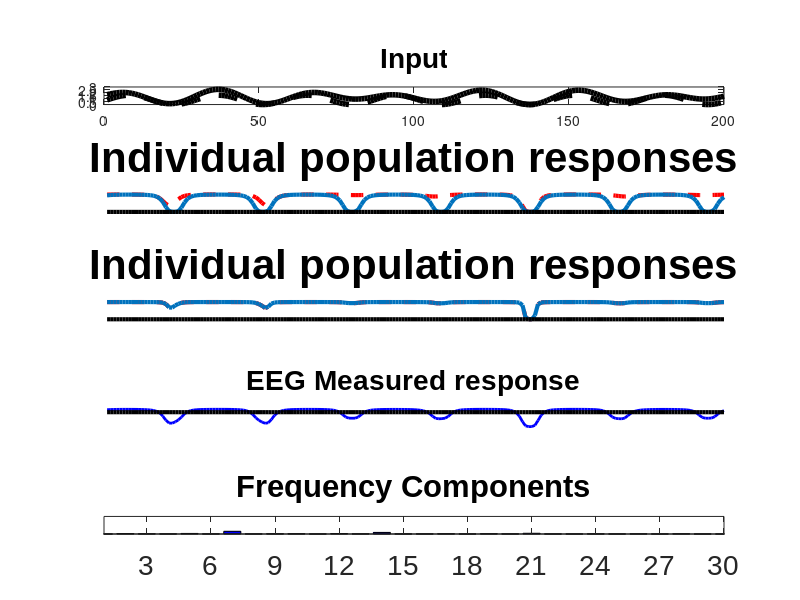
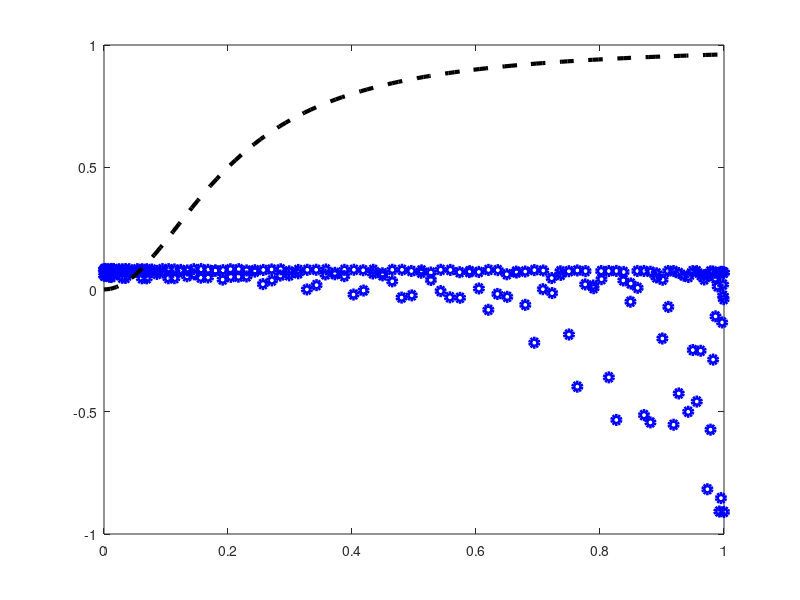
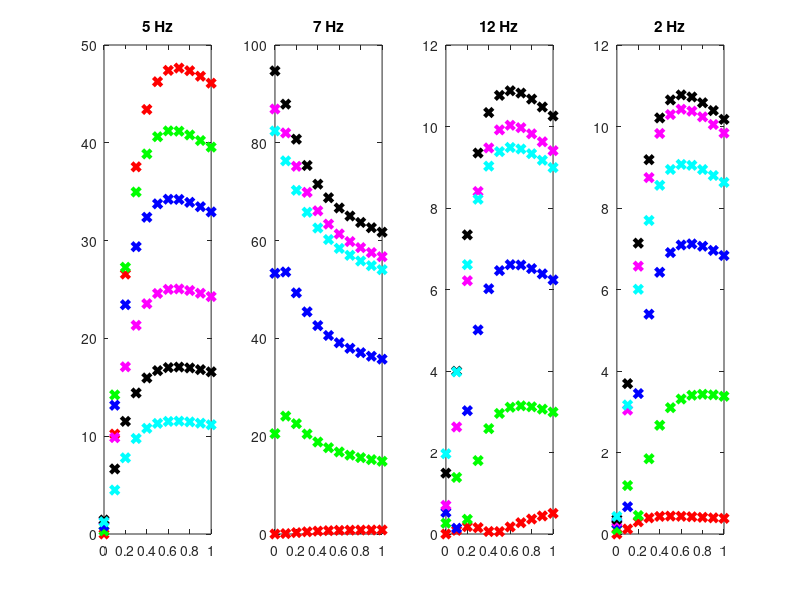
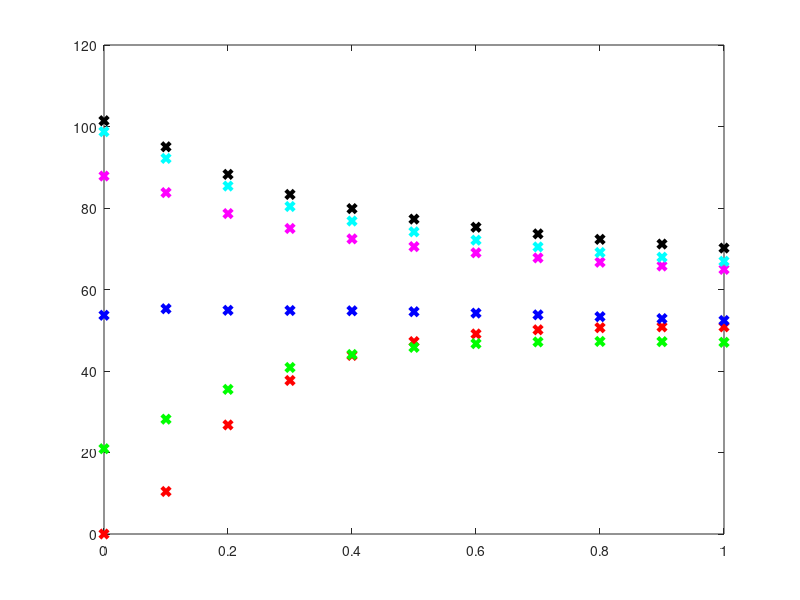

Write the MATLAB code that produced these figures, in order. (Note: this script raises an error after producing the figures.)
%% Simulate response

rMax = {1 1};
c50  = {.2 .2 };
order = {2 2};


base = {0 0};

    
%input{1} = repmat([ones(10,1); -ones(10,1)],10,1);
%input{2} = repmat([-ones(10,1); ones(10,1)],10,1);
c2List = [0 .05 .1 .2 .4 .8];
colList = { 'rx' 'gx' 'bx' 'mx' 'kx' 'cx'};

for i2 = 1:length(c2List);
    for iI = 0:.1:1,
w1 = 5*.33;
w2 = 7*.33;

c2 = c2List(i2);

ph2 = 0;
t = linspace(0,6*pi,200);
t2 = linspace(0,6*pi,200)+2*pi/1;

distalStim = .5*(sin(w1*t+pi/1.4)+1);
%input{1} = iI*distalStim;
input{2} = c2*(sin(w2*t+ph2)+1);
input{1} = iI*distalStim+c2*(sin(w2*t+ph2)+1);

% input{1} = input{1}+input{2};
% input{2} = input{1};


%input{1} = (input{1}).*(sign(input{1})>0);
%input{2} = (input{2}).*(sign(input{2})>0);

sampPerRad = 200/6*pi;
delay = round(sampPerRad*0);

%input{1} = (sin(t)).*sign((sin(t)));
%input{2} = (cos(t2)).*sign((cos(t2)));
%input{2} = (-sin(t2)).*sign((sin(t2)));

%input{1} = (sin(w1*t)).*((sin(w1*t)>0));
%input{2} = (cos(w2*t2)).*((cos(w2*t2)>0));

%  input{1} = real(ftM(4,:))+1
%  input{2} = real(-ftM(4,:))+1;

inputContrast = linspace(0,1,100);

trueContrastResp = rMax{1}*(inputContrast.^order{1}./(inputContrast.^order{1}+c50{1}.^order{1})) + base{1};

for i=1:length(input)
pop{i} = rMax{i}*(input{i}.^order{i}./(input{i}.^order{i}+c50{i}.^order{i})) + base{i};
%pop{i} = rMax{i}*(input{i}.^order{i})+rMax{i}*(input{i}.^order{i}./(input{i}.^order{i}+c50{i}.^order{i})) + base{i};;

%pop{i} = abs(input{i});
end


pop{1} = pop{1};%-mean(pop{1});
pop{2} = pop{2};%-mean(pop{2});

normalPop{1} = pop{1};%-mean(pop{1});%./(pop{2}+1);
normalPop{2} = pop{2};%-mean(pop{2});%./(pop{1}+1);

popDelay{1} = circshift(pop{1},[0 delay])
popDelay{2} = circshift(pop{2},[0 delay])


% rMax = { 1 1};
% % c50  = c50;%{ 2 2};
% c50  = {.5 .5};
 wgt  = { .707  .707};


for i=1:length(input)
pop2{i} = rMax{i}*(popDelay{i}.^2./(popDelay{i}.^2+c50{i}.^2));
end

for i=1:1,
%pop1Combo{i} = popDelay{1}+popDelay{2};
pop1Combo{i} = wgt{1}*pop{1}+wgt{2}*pop{2};

pop2Combo{i} = rMax{i}*(pop1Combo{i}.^2./(pop1Combo{i}.^2+c50{i}.^2));

end

% normalPop2{1} = pop2{1};%-mean(pop2{1});%./(pop2{2}+1);
% normalPop2{2} = pop2{2};%-mean(pop2{2});%./(pop2{1}+1);
% 
 normalPop2{1} = pop2Combo{1};%-mean(pop2{1});%./(pop2{2}+1);
 normalPop2{2} = pop2Combo{1};%-mean(pop2{2});%./(pop2{1}+1);

% 
% normalPop2{1} = popDelay{1};%-mean(pop2{1});%./(pop2{2}+1);
% normalPop2{2} = popDelay{2};%-mean(pop2{2});%./(pop2{1}+1);


popDiff = normalPop{1}-normalPop{2};


popDiff = rMax{i}*(popDiff.^2./(popDiff.^2+c50{i}.^2));

%normalPopDiff{1} = popDiff./(popDiff+1);


resp1 = [normalPop{1}+normalPop{2}];
resp2 = [normalPop2{1}+normalPop2{2}];

% resp1 = resp1./max(resp1);
% resp2 = resp2./max(resp2);
resp1 = [popDelay{1}+popDelay{2}];

%resp = resp1 - mean(resp);

% resp1 = resp1 - mean(resp1);
% resp2 = resp2 - mean(resp2);
%  
 resp = 1*resp1+0*resp2;

%resp = resp - mean(resp);

resp1 = resp1 - mean(resp1);
resp2 = resp2 - mean(resp2);



figure(17)
clf

nRows = 5;

subplot(nRows,1,1)
plot(input{1},'k','linewidth',4)
hold on
plot(input{2},'--k','linewidth',4)

title('Input','fontsize',20,'fontname','arial')
% axis off

subplot(nRows,1,2)
plot(normalPop{1},'--r','linewidth',3)
hold on;
plot(normalPop{2},'-','linewidth',3)
plot(zeros(length(normalPop{1}),1),'-k','linewidth',3);
title('Individual population responses','fontsize',30,'fontname','arial')
axis off

subplot(nRows,1,3)
plot(normalPop2{1},'--r','linewidth',3)
hold on;
plot(normalPop2{2},'-','linewidth',3)
plot(zeros(length(normalPop{1}),1),'-k','linewidth',3);
title('Individual population responses','fontsize',30,'fontname','arial')
axis off

subplot(nRows,1,4)
plot(resp,'b','linewidth',2)
hold on
plot(mean(resp)*ones(length(resp),1),'k','linewidth',3)

title('EEG Measured response','fontsize',20,'fontname','arial')
axis off

subplot(nRows,1,5)
ftM = dftmtx(length(resp));

powSpec = abs((resp*ftM));

sqrt(sum(powSpec(5:4:19).^2))

bar(0:199,powSpec,'b')
%axis([1 30 0 10])
xlim([1 30])

hold on
mkCol = colList{i2}
title('Frequency Components','fontsize',20,'fontname','arial')
set(gca,'XTick',3:3:30)
set(gca,'YTick',[])
set(gca,'fontsize',20,'fontname','arial')
figure(20)
subplot(1,4,1)
plot(iI,powSpec(6),mkCol,'linewidth',3)
hold on;
title('5 Hz')
subplot(1,4,2)
plot(iI,powSpec(8),mkCol,'linewidth',3)
hold on;
title('7 Hz')
subplot(1,4,3)
plot(iI,powSpec(13),mkCol,'linewidth',3)
hold on;
title('12 Hz')
subplot(1,4,4)
plot(iI,powSpec(3),mkCol,'linewidth',3)
hold on;
title('2 Hz')

figure(21)
plot(iI,sqrt(sum(powSpec([6:5:60 8:7:60 3 13 ]).^2)),mkCol,'linewidth',3)
hold on;


figure(22)
clf
myFt = resp*ftM;
myIft = conj(ftM);
idx = 1;
clear myWave;
for iF = 5:4:14
myWave(idx,:) = myFt(1,iF)*myIft(iF,:);
idx = idx+1;
end
plot(real(myWave)');


    end
end

%%
figure(19)
clf
plot(inputContrast,trueContrastResp,'--k','linewidth',3)



%%

y = popDelay{1}-mean(popDelay{1});
for iD = 1:100,
figure(19)
clf
thisDelay = circshift(distalStim,[0 iD]);
[x i] = sort(thisDelay);
costFunc(iD) = sum(diff(y(i)).^2);
plot(x,y(i),'ob','linewidth',3)
hold on;
plot(inputContrast,trueContrastResp,'--k','linewidth',3)
drawnow
end

%%
for iD = 0:100,

delete(ph);ph = plot(circshift(100*distalStim,[0 iD]),(popDelay{1}-mean(popDelay{1})),'ob','linewidth',3);
drawnow;
filename = ['moviePics/io_movie_file_' sprintf('%0.3d',iD) '.png']
saveas(gcf,filename,'png')
end

%%

y = squeeze(mrcData.wgtWave(7,:,62))';
for iD = 1:100,
figure(40)
clf
thisDelay = circshift(real(dft(8,:)),[0 iD]);
[x i] = sort(thisDelay);
costFunc(iD) = sum(diff(y(i)).^2);
plot(x,y(i),'ob','linewidth',3)
%hold on;
%plot(inputContrast,trueContrastResp,'--k','linewidth',3)
drawnow
end
%%


figure(18)
clf

subplot(2,1,1)


powSpec = abs(resp1*ftM);

lims = [1 30 0 max(powSpec)*1.2]

sqrt(sum(powSpec(4:3:19).^2))

bar(0:199,powSpec,'b')
axis(lims)
%xlim([1 30])

hold on
title('Frequency Components','fontsize',20,'fontname','arial')
set(gca,'XTick',3:3:30)
set(gca,'YTick',[])
set(gca,'fontsize',20,'fontname','arial')

subplot(2,1,2)


powSpec = abs(resp2*ftM);

sqrt(sum(powSpec(4:3:19).^2))

bar(0:199,powSpec,'b')
axis(lims)
%xlim([1 30])

hold on
title('Frequency Components','fontsize',20,'fontname','arial')
set(gca,'XTick',3:3:30)
set(gca,'YTick',[])
set(gca,'fontsize',20,'fontname','arial')
